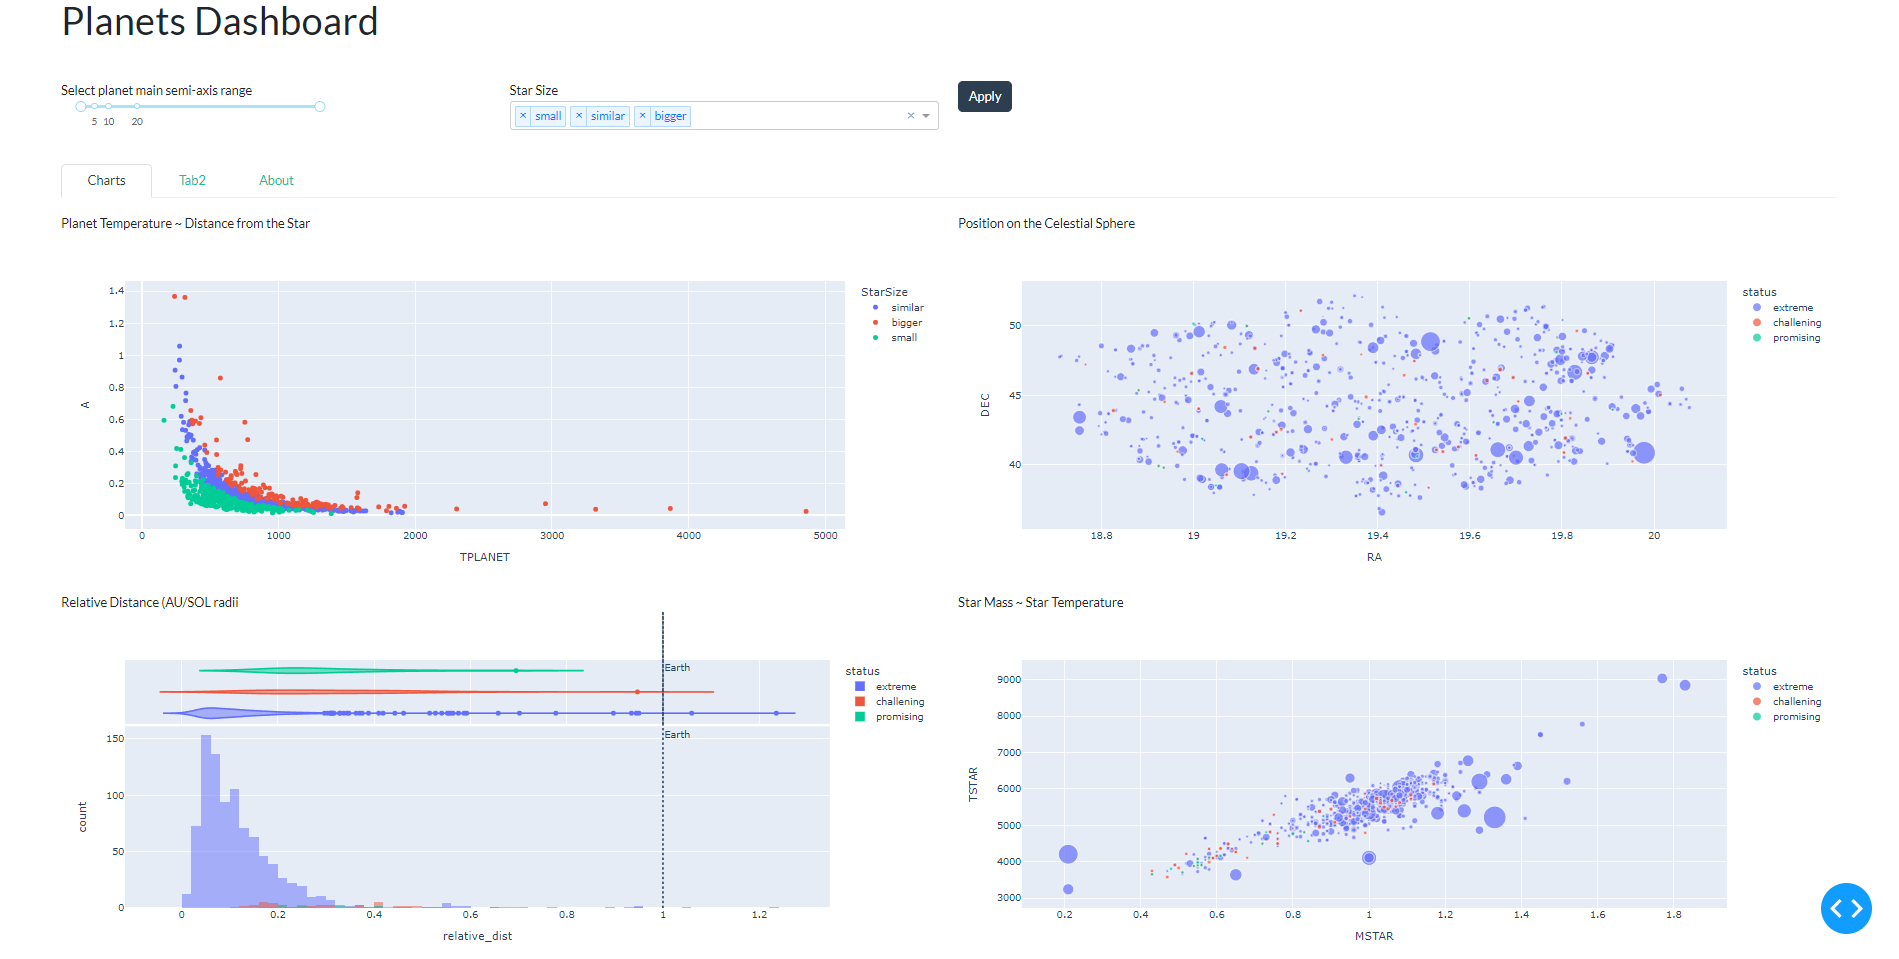

This chart was generated by the following Python code:
from dash import Input, Output, State
import dash
import dash_bootstrap_components as dbc
from dash import html
from dash import dcc  # в этой библиотеке находятся слайдеры и прочее
import requests
import pandas as pd
import numpy as np
import plotly.express as px
import plotly.io as poi
poi.renderers.default = 'browser'  # режим отображения в браузере
# импорт библиотек dash
# импортируем компоненты для того, чтобы график реагировал на изменения

"""" READ DATA """

# с помощью API считываем данные с сайта sterank.com/kepler с пустым параметром запроса и лимитом в 2000
response = requests.get('http://asterank.com/api/kepler?query={}&limit=2000')
df = pd.json_normalize(response.json())  # нормализация json
df = df[df['PER'] > 0]  # отрезаем нежелательную точку с периодом < 0

# Create Star size category

# разбиваем на категории по метрикам сравнения с метриками солнце
bins = [0, 0.8, 1.2, 100]
names = ['small', 'similar', 'bigger']
df['StarSize'] = pd.cut(df['RSTAR'], bins, labels=names)

# TEMPERATURE BINS (бакеты по температуре планет)
tp_bins = [0, 200, 400, 500, 5000]
tp_labels = ['low', 'optimal', 'high', 'extreme']
# задаем переменную. Разбиваем температуру по бинам + в зависимости от этого лейбл
df['temp'] = pd.cut(df['TPLANET'], tp_bins, labels=tp_labels)

#  SIZE_BINS (бакеты по размерам планеты в зависимости от радиуса Земли)

rp_bins = [0, 0.5, 2, 4, 100]
rp_labels = ['low', 'optimal', 'high', 'extreme']  # лейблы по бакетам
# по аналогии делаем соответствие по радиусам
df['gravity'] = pd.cut(df['RPLANET'], rp_bins, labels=rp_labels)

#  ESTIMATE OBJECT STATUS (разбиваем объекты по статусам)
#  Если temp == optimal и gravity == optimal => promising
df['status'] = np.where((df['temp'] == 'optimal')
                        & (df['gravity'] == 'optimal'),
                        'promising', None)
#  Если и не optimal, и не extreme, то challening для нас
df.loc[:, 'status'] = np.where((df['temp'] == 'optimal') &
                               (df['gravity'].isin(['low', 'high'])),
                               'challening', df['status'])
df.loc[:, 'status'] = np.where((df['gravity'] == 'optimal') &
                               (df['temp'].isin(['low', 'high'])),
                               'challening', df['status'])
#  В остальных случаях значение extreme
df['status'] = df.status.fillna('extreme')

# Relative distnacer (distance to SUN/SUM radius)
df.loc[:, 'relative_dist'] = df['A']/df['RSTAR']

options = []
for k in names:
    options.append({'label': k, 'value': k})

# print(df.head())  # вывод первых пяти строк датафрейма для проверки корректности его загрузки

# fig = px.scatter(df, x = 'TPLANET', y = 'A')  # считываем данные и строим скаттерплот по интересующим нас параметрам. Уже необязательно строить в теле приложеия

star_size_selector = dcc.Dropdown(
    id='star-selector',
    options=options,
    # категорию, выбранные по умолчанию в dropdown слайзере
    value=['small', 'similar', 'bigger'],
    multi=True
)

# создаем слайсер
rplanet_selector = dcc.RangeSlider(
    id='range-slider',
    min=min(df['RPLANET']),  # минимальное значение слайсера
    max=max(df['RPLANET']),  # максимальное значение слайсера
    marks={5: '5', 10: '10', 20: '20'},  # метки данных
    step=1,
    # значения в слайсере "между" по умолчанию
    value=[min(df['RPLANET']), max(df['RPLANET'])]
)

# TABS CONTENT
tab1_content = [dbc.Row([
    dbc.Col(html.Div(id='dist-temp-chart'), md=6),
    dbc.Col(html.Div(id='celestial-chart'), md=6)
], style={'margin-top': 20}),  # задаем верхний отступ (для заголовков графиков)
    dbc.Row([
        dbc.Col(html.Div(id='relative-dist-chart'),
            md=6),  # график по расстоянию
        # график с массой и температурой звезды
        dbc.Col(html.Div(id='mstar-tstar-chart'))
    ])]

app = dash.Dash(__name__,
                external_stylesheets=[dbc.themes.FLATLY])  # инициализация приложения

"""" LAYOUT """

app.layout = html.Div([
    # header
    dbc.Row(html.H1('Planets Dashboard'),
            style={'margin-bottom': 40}),
    # filters
    dbc.Row([
        dbc.Col([
            html.Div('Select planet main semi-axis range'),
            html.Div(rplanet_selector)
        ],
            width={'size': 2}),
        dbc.Col([
            html.Div('Star Size '),
            html.Div(star_size_selector)
        ],
            width={'size': 3, 'offset': 1}),
        dbc.Col(dbc.Button('Apply', id='submit-val', n_clicks=0,
                           className='mr-2'))  # кнопка + результат для кнопки и оформление
    ],
        style={'margin-bottom': 40}),
    # charts
    dbc.Tabs([
        dbc.Tab(tab1_content, label='Charts'),
        dbc.Tab(html.Div('Tab 2 Content'), label='Tab2')
    ])
    #    dbc.Row([
    #        dbc.Col(html.Div(id='dist-temp-chart'), md=6),
    #        dbc.Col(html.Div(id='celestial-chart'), md=6)
    #    ]),
    #    dbc.Row([
    #        dbc.Col(html.Div(id='relative-dist-chart'),
    #                md=6),  # график по расстоянию
    #        # график с массой и температурой звезды
    #        dbc.Col(html.Div(id='mstar-tstar-chart'))
    #    ])
],
    style={'margin-left': '80px',
           'margin-right': '80px'})

"""" CALLBACK """


@app.callback(
    [Output(component_id='dist-temp-chart', component_property='children'),
     Output(component_id='celestial-chart', component_property='children'),
     Output(component_id='relative-dist-chart', component_property='children'),
     Output(component_id='mstar-tstar-chart', component_property='children')],
    [Input(component_id='submit-val', component_property='n_clicks')],
    [State(component_id='range-slider', component_property='value'),
     State(component_id='star-selector', component_property='value')]
)
def update_dist_temp_chart(n, radius_range, star_size):

    # print(n)  # смотрим сколько раз кликнули на кнопку "apply"
    chart_data = df[(df['RPLANET'] > radius_range[0]) &
                    (df['RPLANET'] < radius_range[1]) &
                    (df['StarSize'].isin(star_size))]

    # WARINNG MESSAGE

    if len(chart_data) == 0:
        # Если выбор пустой, то возвращаем предупреждение
        return html.Div('Please select more data'), html.Div(), html.Div(), html.Div()

    # по x - Tplanet, по y - A, разбивка по цветам в зависимости от категории StarSize
    fig1 = px.scatter(chart_data, x='TPLANET', y='A', color='StarSize')

    html1 = [html.Div('Planet Temperature ~ Distance from the Star'),  # название графика
             dcc.Graph(figure=fig1)]  # второй элемент - списка график

    fig2 = px.scatter(chart_data, x='RA', y='DEC', size='RPLANET',
                      color='status')

    html2 = [html.Div('Position on the Celestial Sphere'),
             dcc.Graph(figure=fig2)]

    # RELATIVE DISTANCE CHART

    fig3 = px.histogram(chart_data, x='relative_dist',
                        color='status', barmode='overlay', marginal='violin')
    fig3.add_vline(x=1, y0=0, y1=155, annotation_text='Earth',
                   line_dash='dot')  # вертикальная линия (уровень Земли)
    html3 = [html.Div('Relative Distance (AU/SOL radii'),
             dcc.Graph(figure=fig3)]

    fig4 = px.scatter(chart_data, x='MSTAR', y='TSTAR',
                      size='RPLANET', color='status')
    html4 = [html.Div('Star Mass ~ Star Temperature'),
             dcc.Graph(figure=fig4)]

    return html1, html2, html3, html4


if __name__ == '__main__':
    app.run_server(debug=True)  # debug = True - запуск в тестовом режиме
